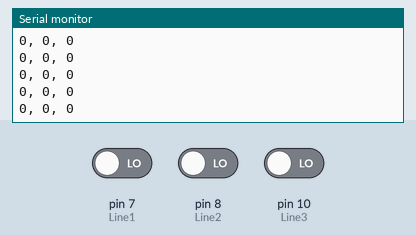
A sketch run on a simulated Arduino Uno, built with avr-gcc and run on an emulated ATmega328P. Parts: the last lines printed to the serial monitor. Inputs (shaded band) come from the test bench; at power-on: pin 7 (Line1) LOW, pin 8 (Line2) LOW, pin 10 (Line3) LOW.

Above: at 1.2 s.
1.3 s: pin 7 (Line1) driven HIGH
At 2.2 s:
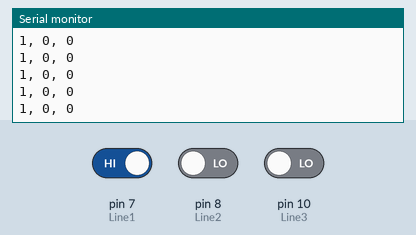
4.3 s: pin 8 (Line2) driven HIGH
At 5.2 s:
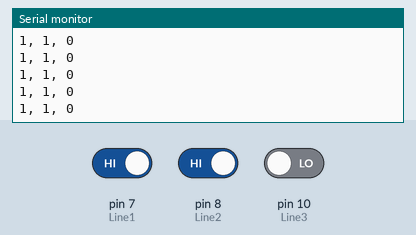
5.8 s: pin 10 (Line3) driven HIGH
At 6.9 s:
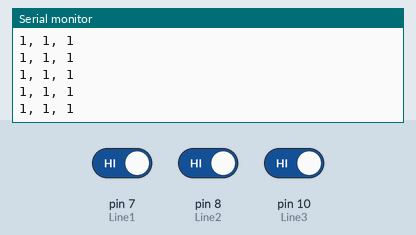
7.3 s: pin 7 (Line1) driven LOW
At 8.3 s:
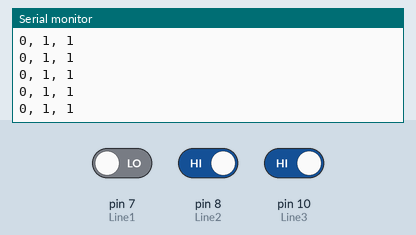
8.8 s: pin 8 (Line2) driven LOW
At 9.9 s:
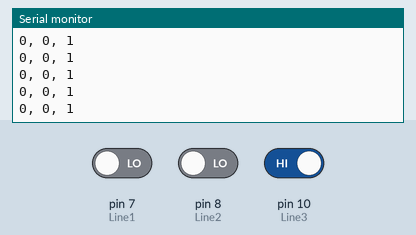

The sketch:

LightSensorsTest.ino
```cpp
/* Light Sensors Test
STEM Center USA
Pi-Bot
*/
const int Line1 = 7;     // Left Line Sensor
const int Line2 = 8;     // Center Line Sensor
const int Line3 = 10;    // Right Sensor
void setup()
{
  // initialize the pins
  pinMode(Line1, INPUT);
  pinMode(Line2, INPUT);
  pinMode(Line3, INPUT);
  Serial.begin(9600);
}

void loop()
{
  int L1;
  int L2;
  int L3;
  while(1==1)
  {
    L1 = digitalRead(Line1);
    L2 = digitalRead(Line2);
    L3 = digitalRead(Line3);
    Serial.print(L1);
    Serial.print(", ");
    Serial.print(L2);
    Serial.print(", ");
    Serial.println(L3);
    delay(10);
  }
}
```

Measured:
- after the input at 1.3 s, the serial monitor: prints a new line at once (image 1)
- after the input at 4.3 s, the serial monitor: prints a new line at once (image 2)
- after the input at 5.8 s, the serial monitor: prints a new line at once (image 3)
- after the input at 7.3 s, the serial monitor: prints a new line at once (image 4)
- after the input at 8.8 s, the serial monitor: prints a new line at once (image 5)
